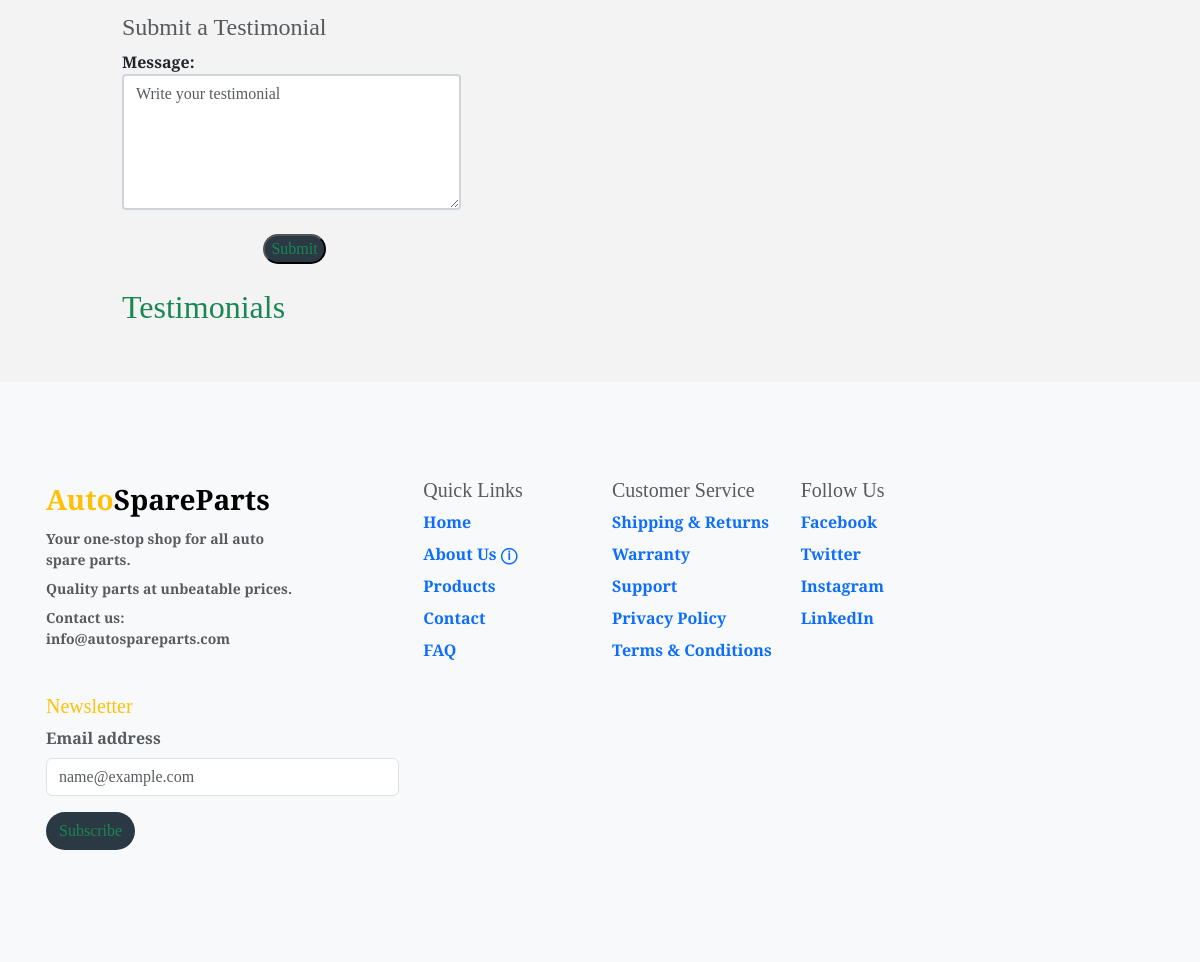
/products/40/ (lower part), run on an earlier commit of the app's database.
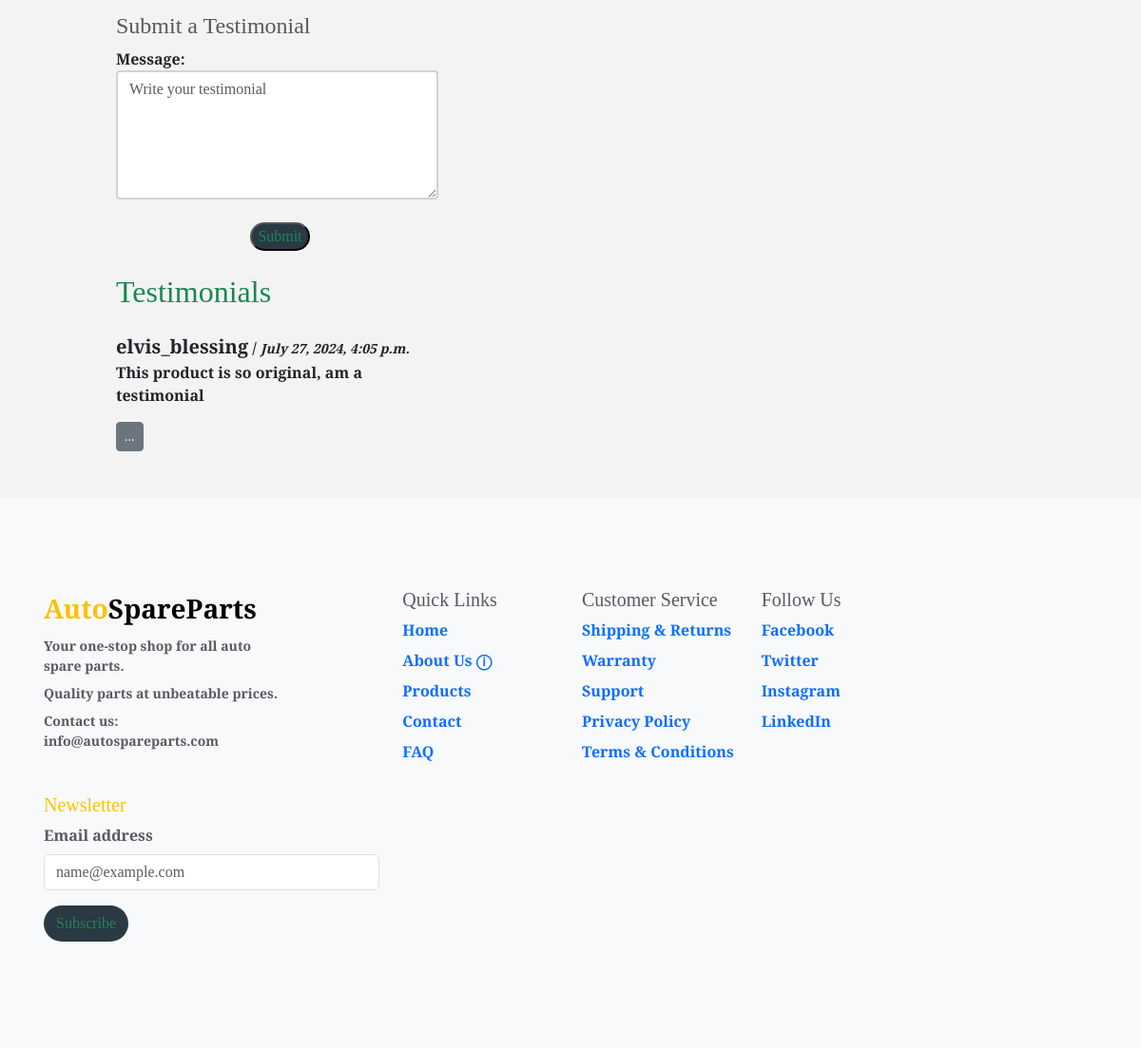
And on a later commit of the database.
### testimonials/models.py (models this page shows, shortened)
class Testimonial(models.Model):
    product = models.ForeignKey(Product, on_delete=models.CASCADE,
                                related_name='testimonial')
    author = models.ForeignKey(User, on_delete=models.CASCADE,
                                 related_name='testimonials')
    message = models.TextField()
    created_at = models.DateTimeField(auto_now_add=True)

### products/views.py (the view)
# urls.py: path('<int:product_id>/', views.product_detail, name='product_detail'),
def product_detail(request, product_id):
    product = get_object_or_404(Product, pk=product_id)
    form = TestimonialForm()
    testimonials = Testimonial.objects.filter(product=product)
    return render(request, 'products/product_detail.html', {
        'product': product,
        'form': form,
        'testimonials': testimonials,
    })

### testimonials/forms.py
class TestimonialForm(forms.ModelForm):
    class Meta:
        model = Testimonial
        fields = ['message']
        widgets = {
            'name': forms.TextInput(attrs={
                'class': 'form-control',
                'placeholder': 'Enter your name',
                'style': 'border: 2px solid #ced4da; border-radius: 0.25rem;'
            }),
            'message': forms.Textarea(attrs={
                'class': 'form-control',
                'placeholder': 'Write your testimonial',
                'rows': 5,
                'style': 'border: 2px solid #ced4da; border-radius: 0.25rem;'
            }),
        }

### products/templates/products/product_detail.html (shortened to what this page needs)
{% extends "base.html" %}
{% load static %}
{% block content %}
<div class="overlay back-ground-white-colors"></div>
<main>
    <div class="container-fluid push-content-down-detail">
        <section class="row mt-4 offset-lg-1">
            <div class="col-lg-4">
                {% include "testimonials/submit_testimonial.html" %}
            </div>
        </section>
    </div>
</main>
{% endblock %}

### testimonials/templates/testimonials/submit_testimonial.html (shortened to what this page needs)
{% load static %}
<main>
    <header>
        <h4 class="text-muted">Submit a Testimonial</h4>
    </header>
    <form class="answer-box" id="commentForm" method="POST" action="{% url 'submit_testimonial' product.id %}">
        {{ form.as_p }}
        <button id="submitButton" class="cart-bg text-success offset-lg-5 mt-2" type="submit">Submit</button>
    </form>
</main>
<section class="mt-4 custom-section">
    <h2 class="text-success">Testimonials</h2>
    {% for testimonial in testimonials %}
        <article class="mt-4">
            <header>
                <span class="fs-5">{{ testimonial.author }}</span> /
                <time datetime="{{ testimonial.created_at|date:'Y-m-d' }}">
                    <small><em>{{ testimonial.created_at }}</em></small>
                </time>
            </header>
            <p id="testimonial{{ testimonial.id }}">{{ testimonial.message }}</p>
            <div class="dropdown">
                <button class="btn btn-secondary dropdown-bs-toggle btn-sm" type="button" id="commentActions" data-bs-toggle="dropdown"
                  aria-haspopup="true" aria-expanded="false">
                  ...
                </button>
            </div>
        </article>
    {% endfor %}
</section>

What changed in the data, as far as the page shows it:
added Testimonial: author "elvis_blessing", created_at "July 27, 2024, 4:05 p.m.", message "This product is so original, am a testimonial"
